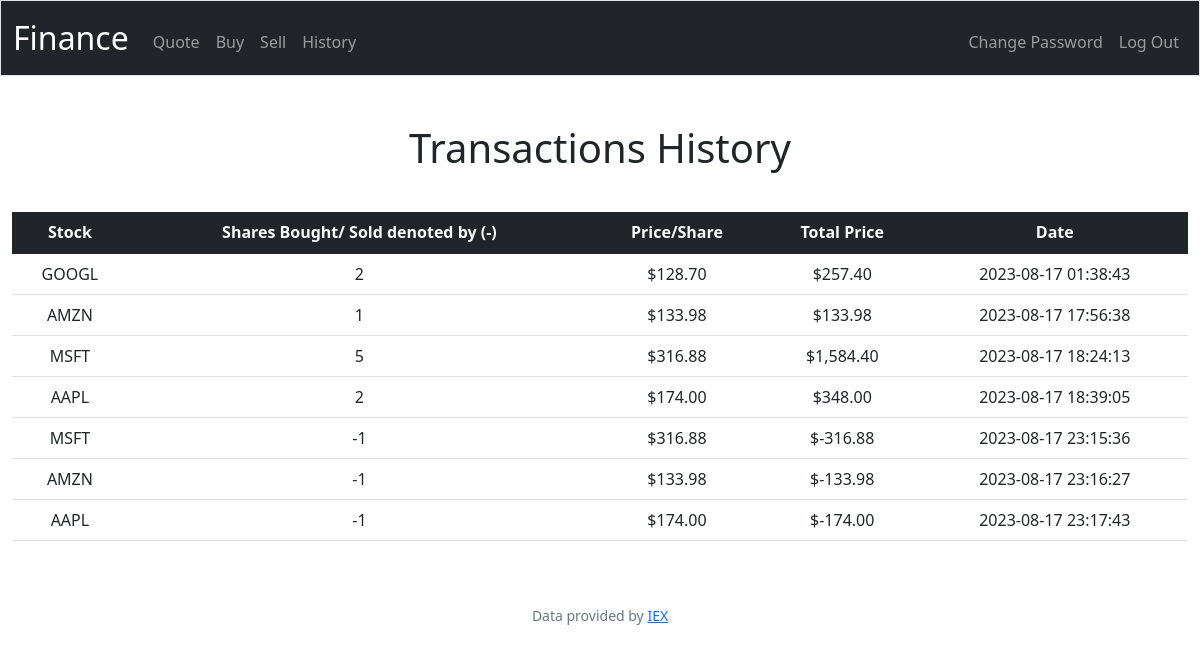
The app's page /history (signed in), older data.
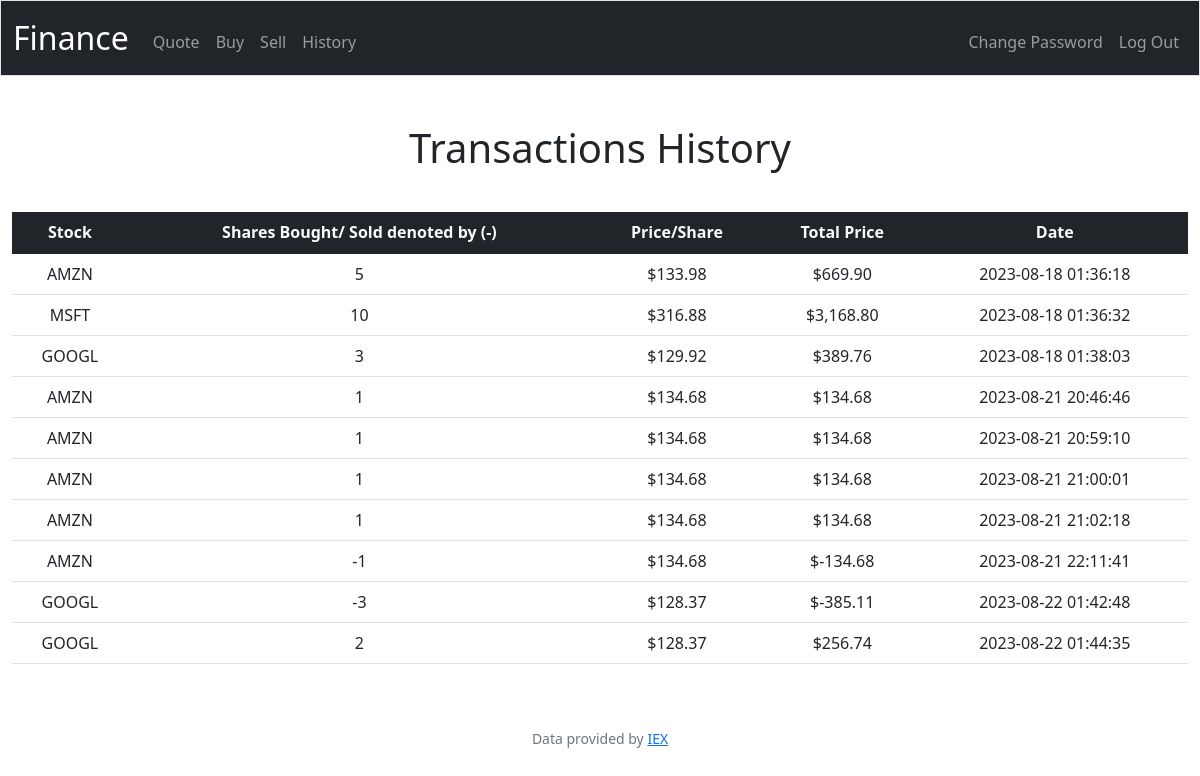
The same page, newer data.
### tables this page shows
CREATE TABLE transactions (id INTEGER PRIMARY KEY AUTOINCREMENT, user_id INTEGER, symbol TEXT, shares INTEGER, price FLOAT, date TIMESTAMP);

### app.py (the view)
@app.route("/history")
@login_required
def history():
    user_id = session["user_id"]
    user_transactions = db.execute(
        "SELECT * FROM transactions WHERE user_id = ? GROUP BY date", user_id)
    return render_template("history.html", transactions=user_transactions)

### app.py (called while the page is built)
@app.after_request
def after_request(response):
    response.headers["Cache-Control"] = "no-cache, no-store, must-revalidate"
    response.headers["Expires"] = 0
    response.headers["Pragma"] = "no-cache"
    return response

### helpers.py (called while the page is built)
def login_required(f):
    @wraps(f)
    def decorated_function(*args, **kwargs):
        if session.get("user_id") is None:
            return redirect("/login")
        return f(*args, **kwargs)
    return decorated_function

def usd(value):
    return f"${value:,.2f}"

### templates/history.html (shortened to what this page needs)
{% extends "layout.html" %}
{% block main %}
    <h1 class="text-center">Transactions History</h1>
    <table class="table">
      <thead class="bg-dark text-light">
        <tr>
          <th scope="col">Stock</th>
          <th scope="col">Shares Bought/ Sold denoted by (-)</th>
          <th scope="col">Price/Share</th>
          <th scope="col">Total Price</th>
          <th scope="col">Date</th>
        </tr>
      </thead>
      <tb>
      {% for transaction in transactions %}
      <tr>
        <td>{{ transaction.symbol }}</td>
        <td>{{ transaction.shares }}</td>
        <td>{{ transaction.price|usd }}</td>
        <td>{{ (transaction.shares * transaction.price)| usd }}</td>
        <td>{{ transaction.date }}</td>
      </tr>
      {% endfor %}
      </tb>
    </table>
{% endblock %}

### templates/layout.html (shortened to what this page needs)
<!DOCTYPE html>
<html lang="en">
    <head>
        <link href="https://cdn.jsdelivr.net/npm/bootstrap@5.1.3/dist/css/bootstrap.min.css" rel="stylesheet">
        <link href="/static/styles.css" rel="stylesheet">
    </head>
    <body>
        <nav class="bg-dark border navbar navbar-expand-md navbar-dark">
            <div class="container-fluid">
                <a class="navbar-brand" href="/">Finance</span></a>
                <div class="collapse navbar-collapse" id="navbar">
                    {% if session["user_id"] %}
                        <ul class="navbar-nav me-auto mt-2">
                            <li class="nav-item"><a class="nav-link" href="/quote">Quote</a></li>
                            <li class="nav-item"><a class="nav-link" href="/buy">Buy</a></li>
                            <li class="nav-item"><a class="nav-link" href="/sell">Sell</a></li>
                            <li class="nav-item"><a class="nav-link" href="/history">History</a></li>
                        </ul>
                        <ul class="navbar-nav ms-auto mt-2">
                            <li class="nav-item"><a class="nav-link" href="/password">Change Password</a></li>
                            <li class="nav-item"><a class="nav-link" href="/logout">Log Out</a></li>
                        </ul>
                    {% else %}
                        <ul class="navbar-nav ms-auto mt-2">
                            <li class="nav-item"><a class="nav-link" href="/register">Register</a></li>
                            <li class="nav-item"><a class="nav-link" href="/login">Log In</a></li>
                        </ul>
                    {% endif %}
                </div>
            </div>
        </nav>
        <main class="container-fluid py-5 text-center">
            {% block main %}{% endblock %}
        </main>
        <footer class="mb-5 small text-center text-muted">
            Data provided by <a href="https://iexcloud.io/">IEX</a>
        </footer>
    </body>
</html>

### static/styles.css (style rules this page uses)
nav .navbar-brand { font-size: xx-large; }
h1 { margin-bottom: 40px; }

Row changes from the older to the newer data that the page shows:
removed transactions: (transaction.shares*transaction.price)|usd "$257.40"
removed transactions: (transaction.shares*transaction.price)|usd "$1,584.40"
removed transactions: (transaction.shares*transaction.price)|usd "$348.00"
removed transactions: (transaction.shares*transaction.price)|usd "$-316.88"
removed transactions: (transaction.shares*transaction.price)|usd "$-174.00"
added transactions: (transaction.shares*transaction.price)|usd "$669.90"
now on this page (row edited): transactions: (transaction.shares*transaction.price)|usd "$3,168.80"
now on this page (row edited): transactions: (transaction.shares*transaction.price)|usd "$389.76"
changed transactions (number 4 of 10 on the later page): price "$133.98" → "$134.68"; (transaction.shares*transaction.price)|usd "$133.98" → "$134.68"; date "2023-08-17 17:56:38" → "2023-08-21 20:46:46"
added transactions: (transaction.shares*transaction.price)|usd "$134.68"
added transactions: (transaction.shares*transaction.price)|usd "$134.68"
added transactions: (transaction.shares*transaction.price)|usd "$134.68"
changed transactions (number 8 of 10 on the later page): price "$133.98" → "$134.68"; (transaction.shares*transaction.price)|usd "$-133.98" → "$-134.68"; date "2023-08-17 23:16:27" → "2023-08-21 22:11:41"
added transactions: (transaction.shares*transaction.price)|usd "$-385.11"
added transactions: (transaction.shares*transaction.price)|usd "$256.74"
